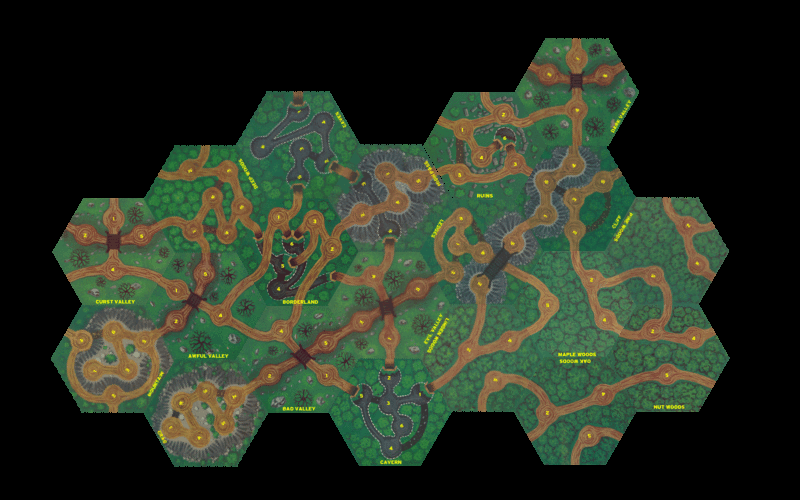

A 2D game scene composited from a Tiled map and its tileset images. What follows is a short description and the map's XML, with each tile layer's data collapsed to a summary:
An orthogonal 40x25 tile map with 20x20 px tiles, 2 tile layers (Tile Layer 1, Copy of Tile Layer 1) and 91 objects.

<map version="1.0" orientation="orthogonal" renderorder="right-down" width="40" height="25" tilewidth="20" tileheight="20" nextobjectid="106">
 <tileset firstgid="1" name="map-v1" tilewidth="20" tileheight="20">
  <image source="map-v1.gif" width="800" height="800" />
 </tileset>
 <layer name="Tile Layer 1" width="40" height="25">
  <data>[1000 cells, 1000 non-empty, 1000 distinct tile ids]</data>
 </layer>
 <layer name="Copy of Tile Layer 1" width="40" height="25">
  <data>[1000 cells, 1000 non-empty, 1000 distinct tile ids]</data>
 </layer>
 <objectgroup name="Object Layer 1">
  <object id="1" x="320" y="120">
   <ellipse />
  </object>
  <object id="13" x="300" y="140">
   <ellipse />
  </object>
  <object id="14" x="260" y="140">
   <ellipse />
  </object>
  <object id="15" x="300" y="180">
   <ellipse />
  </object>
  <object id="16" x="320" y="160">
   <ellipse />
  </object>
  <object id="17" x="360" y="180">
   <ellipse />
  </object>
  <object id="19" x="380" y="160">
   <ellipse />
  </object>
  <object id="20" x="420" y="180">
   <ellipse />
  </object>
  <object id="21" x="400" y="200">
   <ellipse />
  </object>
  <object id="22" x="360" y="220">
   <ellipse />
  </object>
  <object id="23" x="280" y="220">
   <ellipse />
  </object>
  <object id="24" x="320" y="220">
   <ellipse />
  </object>
  <object id="25" x="340" y="260">
   <ellipse />
  </object>
  <object id="26" x="280" y="260">
   <ellipse />
  </object>
  <object id="27" x="280" y="280">
   <ellipse />
  </object>
  <object id="28" x="280" y="320">
   <ellipse />
  </object>
  <object id="29" x="260" y="380">
   <ellipse />
  </object>
  <object id="30" x="320" y="380">
   <ellipse />
  </object>
  <object id="31" x="320" y="340">
   <ellipse />
  </object>
  <object id="32" x="360" y="320">
   <ellipse />
  </object>
  <object id="33" x="380" y="280">
   <ellipse />
  </object>
  <object id="34" x="420" y="280">
   <ellipse />
  </object>
  <object id="35" x="400" y="340">
   <ellipse />
  </object>
  <object id="36" x="380" y="380">
   <ellipse />
  </object>
  <object id="37" x="360" y="400">
   <ellipse />
  </object>
  <object id="38" x="380" y="400">
   <ellipse />
  </object>
  <object id="39" x="400" y="420">
   <ellipse />
  </object>
  <object id="40" x="380" y="440">
   <ellipse />
  </object>
  <object id="41" x="420" y="400">
   <ellipse />
  </object>
  <object id="42" x="460" y="360">
   <ellipse />
  </object>
  <object id="43" x="520" y="340">
   <ellipse />
  </object>
  <object id="44" x="480" y="280">
   <ellipse />
  </object>
  <object id="45" x="460" y="280">
   <ellipse />
  </object>
  <object id="46" x="460" y="240">
   <ellipse />
  </object>
  <object id="47" x="460" y="220">
   <ellipse />
  </object>
  <object id="48" x="480" y="240">
   <ellipse />
  </object>
  <object id="49" x="520" y="240">
   <ellipse />
  </object>
  <object id="50" x="540" y="220">
   <ellipse />
  </object>
  <object id="51" x="540" y="180">
   <ellipse />
  </object>
  <object id="52" x="580" y="200">
   <ellipse />
  </object>
  <object id="53" x="580" y="160">
   <ellipse />
  </object>
  <object id="54" x="600" y="180">
   <ellipse />
  </object>
  <object id="55" x="580" y="240">
   <ellipse />
  </object>
  <object id="56" x="600" y="280">
   <ellipse />
  </object>
  <object id="57" x="600" y="320">
   <ellipse />
  </object>
  <object id="58" x="660" y="320">
   <ellipse />
  </object>
  <object id="59" x="660" y="280">
   <ellipse />
  </object>
  <object id="60" x="700" y="340">
   <ellipse />
  </object>
  <object id="61" x="700" y="260">
   <ellipse />
  </object>
  <object id="62" x="700" y="220">
   <ellipse />
  </object>
  <object id="63" x="660" y="380">
   <ellipse />
  </object>
  <object id="64" x="600" y="400">
   <ellipse />
  </object>
  <object id="65" x="580" y="440">
   <ellipse />
  </object>
  <object id="66" x="540" y="420">
   <ellipse />
  </object>
  <object id="67" x="500" y="380">
   <ellipse />
  </object>
  <object id="68" x="240" y="400">
   <ellipse />
  </object>
  <object id="69" x="200" y="400">
   <ellipse />
  </object>
  <object id="70" x="180" y="400">
   <ellipse />
  </object>
  <object id="71" x="220" y="420">
   <ellipse />
  </object>
  <object id="72" x="200" y="440">
   <ellipse />
  </object>
  <object id="74" x="180" y="420">
   <ellipse />
  </object>
  <object id="75" x="120" y="400">
   <ellipse />
  </object>
  <object id="76" x="100" y="380">
   <ellipse />
  </object>
  <object id="77" x="80" y="340">
   <ellipse />
  </object>
  <object id="78" x="120" y="340">
   <ellipse />
  </object>
  <object id="79" x="120" y="380">
   <ellipse />
  </object>
  <object id="80" x="140" y="340">
   <ellipse />
  </object>
  <object id="81" x="180" y="320">
   <ellipse />
  </object>
  <object id="82" x="180" y="280">
   <ellipse />
  </object>
  <object id="83" x="200" y="280">
   <ellipse />
  </object>
  <object id="84" x="220" y="320">
   <ellipse />
  </object>
  <object id="85" x="200" y="240">
   <ellipse />
  </object>
  <object id="86" x="220" y="240">
   <ellipse />
  </object>
  <object id="87" x="240" y="200">
   <ellipse />
  </object>
  <object id="88" x="220" y="200">
   <ellipse />
  </object>
  <object id="89" x="220" y="180">
   <ellipse />
  </object>
  <object id="90" x="180" y="180">
   <ellipse />
  </object>
  <object id="91" x="120" y="220">
   <ellipse />
  </object>
  <object id="92" x="140" y="240">
   <ellipse />
  </object>
  <object id="93" x="120" y="260">
   <ellipse />
  </object>
  <object id="94" x="80" y="240">
   <ellipse />
  </object>
  <object id="95" x="460" y="180">
   <ellipse />
  </object>
  <object id="96" x="480" y="160">
   <ellipse />
  </object>
  <object id="97" x="520" y="160">
   <ellipse />
  </object>
  <object id="98" x="460" y="120">
   <ellipse />
  </object>
  <object id="99" x="500" y="120">
   <ellipse />
  </object>
  <object id="100" x="580" y="100">
   <ellipse />
  </object>
  <object id="101" x="560" y="80">
   <ellipse />
  </object>
  <object id="102" x="580" y="60">
   <ellipse />
  </object>
  <object id="103" x="600" y="80">
   <ellipse />
  </object>
  <object id="105" x="300" y="120">
   <ellipse />
  </object>
 </objectgroup>
</map>